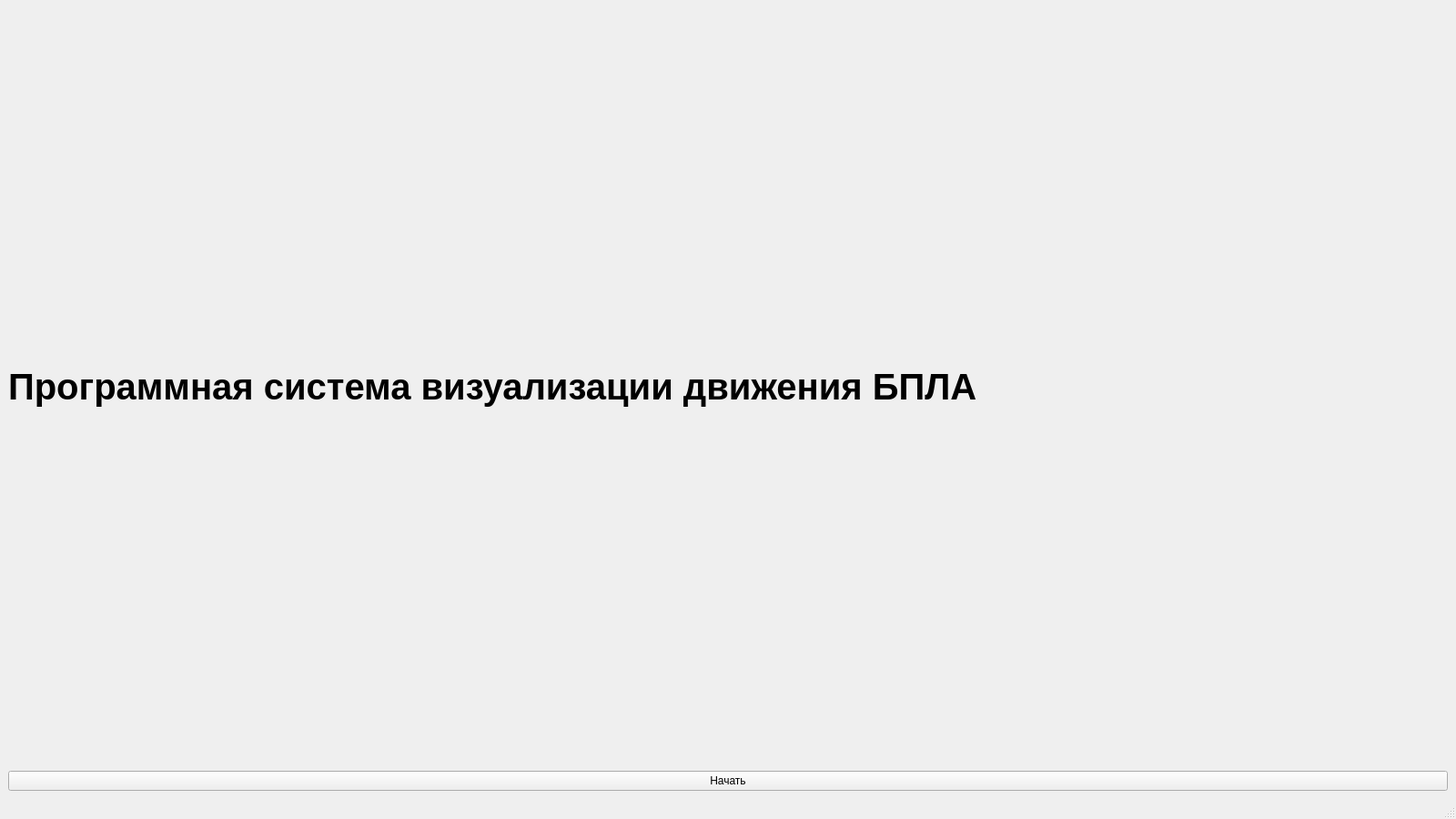
<?xml version="1.0" encoding="UTF-8"?>
<ui version="4.0">
 <class>MainWindow</class>
 <widget class="QMainWindow" name="MainWindow">
  <property name="geometry">
   <rect>
    <x>0</x>
    <y>0</y>
    <width>1600</width>
    <height>900</height>
   </rect>
  </property>
  <property name="windowTitle">
   <string>MainWindow</string>
  </property>
  <widget class="QWidget" name="centralwidget">
   <layout class="QVBoxLayout" name="verticalLayout">
    <item>
     <widget class="QLabel" name="label">
      <property name="sizePolicy">
       <sizepolicy hsizetype="Preferred" vsizetype="Preferred">
        <horstretch>0</horstretch>
        <verstretch>0</verstretch>
       </sizepolicy>
      </property>
      <property name="font">
       <font>
        <pointsize>30</pointsize>
        <bold>true</bold>
        <kerning>true</kerning>
       </font>
      </property>
      <property name="text">
       <string>Программная система визуализации движения БПЛА</string>
      </property>
     </widget>
    </item>
    <item>
     <widget class="QPushButton" name="pushButton">
      <property name="text">
       <string>Начать</string>
      </property>
     </widget>
    </item>
   </layout>
  </widget>
  <widget class="QMenuBar" name="menubar">
   <property name="geometry">
    <rect>
     <x>0</x>
     <y>0</y>
     <width>1600</width>
     <height>18</height>
    </rect>
   </property>
  </widget>
  <widget class="QStatusBar" name="statusbar"/>
 </widget>
 <resources/>
 <connections/>
</ui>
